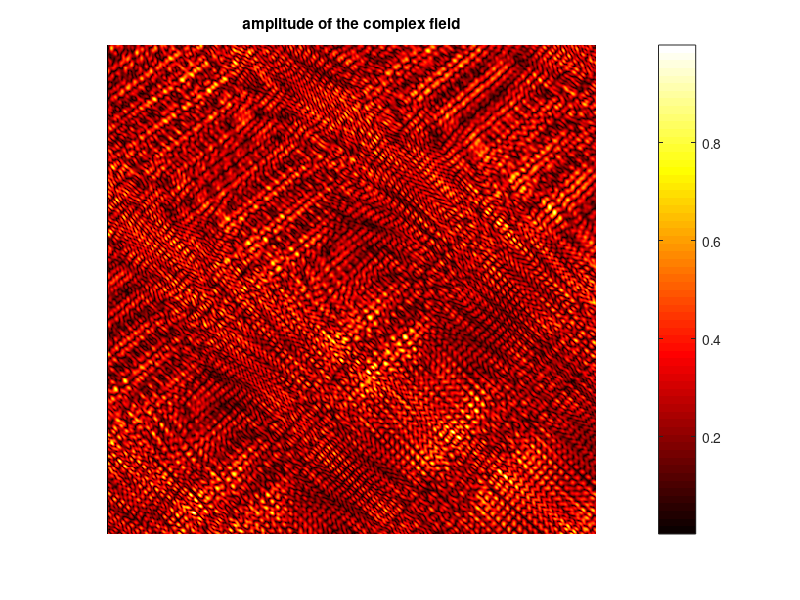
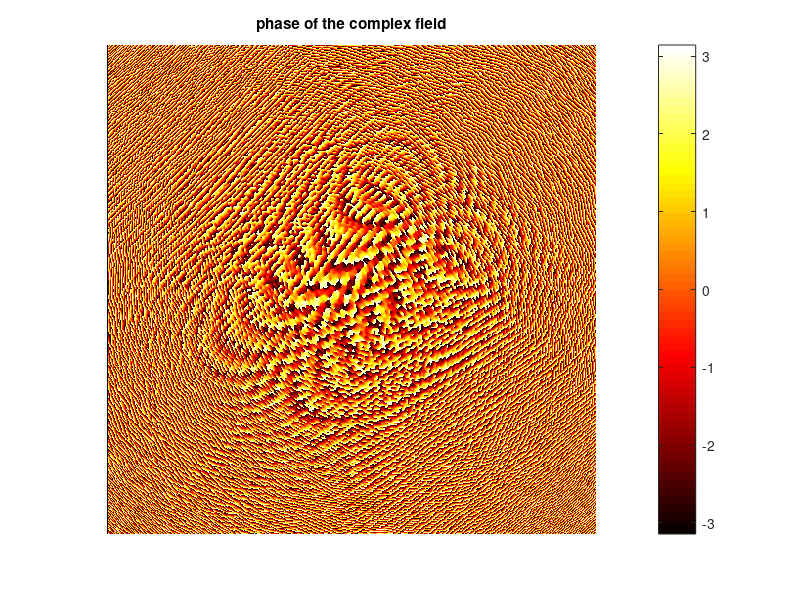

The MATLAB source for these figures, in order: (Note: this script raises an error after producing the figures.)
% Example code using compressed holography functions
clear

%% Input field
load('./sample_complex_field/sampleComplexField')
complexField = complexField/max(abs(complexField(:)));

%% Parameter Setting
zc = 0.058;         % central distance of the object
zmin = zc-4e-3;     % minimum distance
zmax = zc+4e-3;     % maximum distance
dz = 0.8e-3;

[ny, nx] = size(complexField);
nz=10;              % Number of the depth planes for reconstruction
z = (0:(nz-1))*dz + zmin;   % depth planes

dx=20e-6; dy=20e-6; % sampling pitch of the complexField data 
lambda=532e-8;      % wavelength of the complexField data

%% Visualize complex field
figure();imagesc(abs(complexField));title('amplitude of the complex field');axis image; axis off; colormap(hot); colorbar;
figure();imagesc(angle(complexField));title('phase of the complex field');axis image; axis off; colormap(hot); colorbar;

%% Simple numerical propagations
f_nb = fn_2Dto3D(fn_ri2c(fn_plane2volume(complexField, dx, dy, -z, lambda)), nz);
figure;imagesc(fn_showcube(abs(f_nb), 5));title('Reconstructions by simple numerical propagation');axis image;drawnow; axis off; colormap(hot); colorbar;

%% Compressed holography
maxIter=100;
f_ch = fn_compressedHolography(complexField, dx, dy, lambda, z, maxIter);
figure;imagesc(fn_showcube(abs(f_ch), 5));title('Reconstructions by Compressive holography');axis image;drawnow; axis off; colormap(hot); colorbar;





